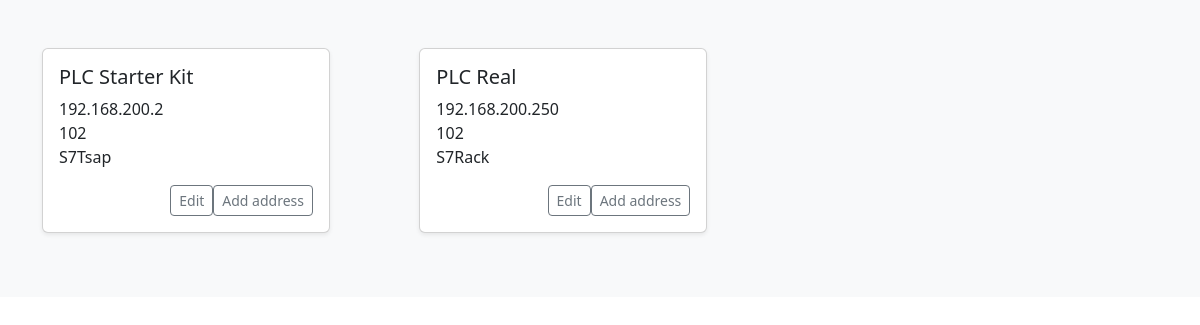
/list/inputs/, run on the app's committed database.
### iiot/models.py (models this page shows, shortened)
class InputDevice(models.Model):
    device_id=models.UUIDField(primary_key=True,default=uuid.uuid4,unique=True)
    device_name=models.CharField(max_length=24)
    ip_address=models.GenericIPAddressField(max_length=24)
    port=models.IntegerField()
    device_protocol=models.CharField(max_length=10,choices=plc_protocols,default="S7Tsap")

### iiot/views.py (the view)
# urls.py: path("list/inputs/", views.listInputDevices,name='ListInput'),
def listInputDevices(request):
    inputDevices=InputDevice.objects.all()
    context={
         'inputDevices':inputDevices
     }
    return render(request,"iiot/listInputDevices.html",context)

### iiot/templates/iiot/listInputDevices.html
{% extends 'base/base.html' %}
{% load crispy_forms_tags %}
{% block 'body' %}
<div class="album py-5 bg-light">
    <div class="container">
        <div class="row row-cols-1 row-cols-sm-2 row-cols-md-3 g-3">
            {% for dev in inputDevices %}
            <div class="col">
                {% include "components/listing_card.html" %}
            </div>
            {% endfor %}
        </div>
    </div>
</div>
{% endblock %}

### iiot/templates/components/listing_card.html (shortened to what this page needs)
<div class="card shadow-sm mb-3" style="max-width: 18rem;">
    <div class="card-body">
        <h5 class="card-title">{{dev.device_name}}</h5>
        <ul class="list-unstyled mb-3">
            <li>{{dev.ip_address}}</li> <li>{{dev.port}}</li>
            <li>{{dev.device_protocol}}</li>
        </ul>
        <div class="d-flex justify-content-end">
            <a href="{% url 'EditInput' device_id=dev.device_id %}" type="button" class="btn btn-sm btn-outline-secondary">Edit</a>
            <a href="{% url 'AddInputAddress' device_id=dev.device_id %}" type="button" class="btn btn-sm btn-outline-secondary">Add address</a>
        </div>
    </div>
</div>

### data on the page
InputDevice: device_name "PLC Starter Kit", ip_address "192.168.200.2", port "102", device_protocol "S7Tsap"
InputDevice: device_name "PLC Real", ip_address "192.168.200.250", port "102", device_protocol "S7Rack"
